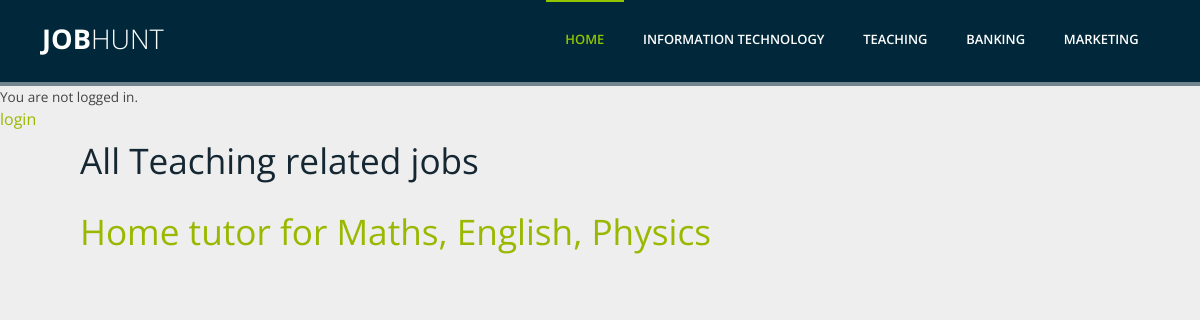
The app's page /category/teaching/, older data.
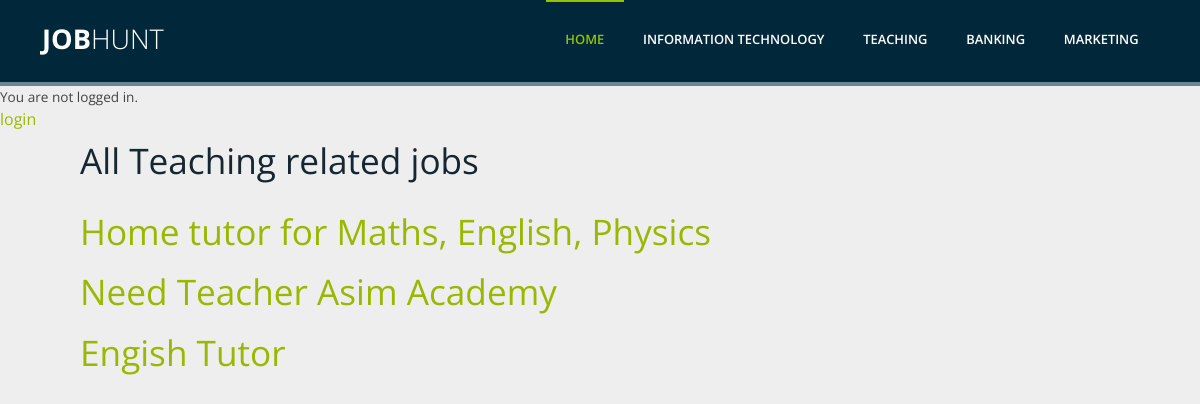
The same page, newer data.
### project/models.py (models this page shows, shortened)
class Post(models.Model):
	title = models.CharField(max_length=500)
	detail = models.TextField()
	category_choices = (
		('IT','IT'),
		('teaching','Teaching'),
		('banking','Banking'),
		('marketing','Marketing'),
	)
	category=models.CharField(max_length=20,choices=category_choices,default='IT',)
	salary = models.IntegerField()
	location=models.CharField(max_length=200,default='islamabad',)
	contact=models.CharField(max_length=200,default='000-0000000',)
	email=models.CharField(max_length=200,default='abc@mail.com',)

### project/views.py (the view)
# urls.py: path('category/teaching/',views.Teaching.as_view(),name='teaching'),
class Teaching(ListView):
	model=Post
	template_name='teaching.html'

### templates/teaching.html
{% extends 'base.html' %}
{% block content %}
<h2 style="padding-left: 80px; padding-bottom:10px;"> All Teaching related jobs </h2>
	{% for post in object_list %}
	{% ifequal post.category 'teaching' %}
	<div class="post-entry" style="margin-top: 15px;
	margin-bottom: 10px;
	margin-right: 150px;
	margin-left: 80px;">
		<h2><a href="{% url 'job_detail_teaching' post.pk %}">{{ post.title }}</a></h2>
	</div>
	{% endifequal %}
	{% endfor %}
{% endblock content %}

### templates/base.html (shortened to what this page needs)
{% load staticfiles %}
<!DOCTYPE html>
<html lang="en-US">
   <head>
      <link rel="stylesheet" href="{% static 'css/components.css' %}">
      <link rel="stylesheet" href="{% static 'css/responsee.css' %}">
      <link rel="stylesheet" href="{% static 'css/icons.css' %}">
      <link rel="stylesheet" href="{% static 'css/template-style.css' %}">
   </head>
   <body class="size-1140">
      <header>
         <nav>
            <div class="line">
               <div class="s-12 l-2">
                  <p class="logo"><strong>Job</strong>Hunt</p>
               </div>
               <div class="top-nav s-12 l-10">
                  <ul class="right">
                     <li class="active-item"><a href="{% url 'index' %}">Home</a></li>
                     <li><a href="{% url 'it' %}">Information Technology</a></li>
                     <li><a href="{% url 'teaching' %}">Teaching</a></li>
                     <li><a href="{% url 'banking' %}">Banking</a></li>
                     <li><a href="{% url 'marketing' %}">Marketing</a></li>
                  </ul>
               </div>
            </div>
         </nav>
      </header>
	  {% if user.is_authenticated %}
<p>Hi {{ user.username }}!</p>
<p><a href="{% url 'logout' %}">logout</a></p
{% else %}
<p>You are not logged in.</p>
<a href="{% url 'login' %}">login</a>
{% endif %}
<div class="container">
	{% block content %}
	{% endblock content %}
</div>
</body>
</html>

### static/css/responsee.css (style rules this page uses)
* { -webkit-box-sizing:border-box; -moz-box-sizing:border-box; box-sizing:border-box; margin:0; }
body { background:none repeat scroll 0 0 #eeeeee; font-size:16px; font-family:"Open Sans",Arial,sans-serif; color:#444; }
h1,h2,h3,h4,h5,h6 { color:#152732; font-weight: normal; line-height: 1.3; margin:0.5rem 0; }
h2 { font-size:2.2rem; }
a, a:link, a:visited, a:hover, a:active { text-decoration:none; color:#9BB800; transition:color 0.20s linear 0s; -o-transition:color 0.20s linear 0s; -ms-transition:color 0.20s linear 0s; -moz-transition:color 0.20s linear 0s; -webkit-transition:color 0.20s linear 0s; }
p,li,dl,blockquote,table,kbd { font-size: 0.85rem; line-height: 1.6; }
b,strong { font-weight:700; }
.size-960 .line,.size-1140 .line,.size-1280 .line,.size-1520 .line { margin:0 auto; padding:0 0.625rem; }
li { padding:0; }
ul,ol { padding-left:1.25rem; }
.size-1140 .line { max-width:71rem; }
nav { display:block; width:100%; background:#152732; }
.line:after, nav:after, .center:after, .box:after, .margin:after, .margin2x:after { clear:both; content:"."; display:block; height:0; line-height:0; overflow: hidden; visibility:hidden; }
.top-nav ul { padding:0; }
.top-nav li { float:left; list-style:none outside none; cursor:pointer; }
.top-nav li a { color:#fff; display:block; font-size:1rem; padding:1.25rem; }
.top-nav .active-item a { background:#2b4c61; }
.aside-nav a,.aside-nav a:link,.aside-nav a:visited,.aside-nav li > ul,.top-nav a,.top-nav a:link,.top-nav a:visited { transition:background 0.20s linear 0s; -o-transition:background 0.20s linear 0s; -ms-transition:background 0.20s linear 0s; -moz-transition:background 0.20s linear 0s; -webkit-transition:background 0.20s linear 0s; }
.line { clear:left; }
.s-1,.s-2,.s-five,.s-3,.s-4,.s-5,.s-6,.s-7,.s-8,.s-9,.s-10,.s-11,.s-12,.m-1,.m-2,.m-five,.m-3,.m-4,.m-5,.m-6,.m-7,.m-8,.m-9,.m-10,.m-11,.m-12,.l-1,.l-2,.l-five,.l-3,.l-4,.l-5,.l-6,.l-7,.l-8,.l-9,.l-10,.l-11,.l-12,.xl-1,.xl-2,.xl-five,.xl-3,.xl-4,.xl-5,.xl-6,.xl-7,.xl-8,.xl-9,.xl-10,.xl-11,.xl-12,.xxl-1,.xxl-2,.xxl-five,.xxl-3,.xxl-4,.xxl-5,.xxl-6,.xxl-7,.xxl-8,.xxl-9,.xxl-10,.xxl-11,.xxl-12 { float:left; position:static; }
.s-12 { width:100%; }
.l-2 { width:16.6666%; }
.l-10 { width:83.3333%; }
.right { float:right; }
@media screen and (max-width:1366px) { .size-960,.size-1140,.size-1280,.size-1520 { max-width:1366px; } }
@media screen and (max-width:1366px) { .s-12 { width:100% } }
@media screen and (max-width:1366px) { .l-2 { width:16.6666%; } }
@media screen and (max-width:1366px) { .l-10 { width:83.3333%; } }

### static/css/template-style.css (style rules this page uses)
nav { background: none repeat scroll 0 0 #00283a; }
header { border-bottom: 4px solid rgba(0, 40, 58, 0.53); width: 100%; z-index: 10; }
p.logo { color: #fff; font-size: 1.7em; font-weight: 300; position: relative; text-transform: uppercase; top: 0.625em; }
p.logo strong { font-weight: 700; }
.top-nav li a { border-top: 2px solid #00283a; color: #fff; font-size: 0.95em; font-weight: 600; padding: 2.1em 1.5em 2.5em; text-transform: uppercase; transition: all 0.20s linear 0s; -o-transition: all 0.20s linear 0s; -ms-transition: all 0.20s linear 0s; -moz-transition: all 0.20s linear 0s; -webkit-transition: all 0.20s linear 0s; }
.top-nav li a:hover, .top-nav li.active-item a { background: none repeat scroll 0 0 #00283a; border-top: 2px solid #92c500; color: #92c500; position: relative; }

Row changes from the older to the newer data that the page shows:
added Post: title "Need Teacher Asim Academy"
added Post: title "Engish Tutor"
